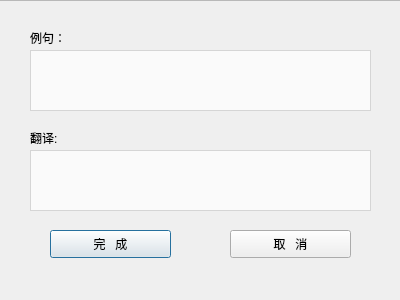
<?xml version="1.0" encoding="UTF-8"?>
<ui version="4.0">
 <class>AddExDlg</class>
 <widget class="QDialog" name="AddExDlg">
  <property name="geometry">
   <rect>
    <x>0</x>
    <y>0</y>
    <width>400</width>
    <height>300</height>
   </rect>
  </property>
  <property name="windowTitle">
   <string>添加例句</string>
  </property>
  <widget class="QTextEdit" name="exEdit">
   <property name="geometry">
    <rect>
     <x>30</x>
     <y>50</y>
     <width>341</width>
     <height>61</height>
    </rect>
   </property>
   <property name="font">
    <font>
     <pointsize>8</pointsize>
    </font>
   </property>
   <property name="styleSheet">
    <string notr="true">background-color: rgba(255, 255, 255, 180);</string>
   </property>
   <property name="html">
    <string>&lt;!DOCTYPE HTML PUBLIC &quot;-//W3C//DTD HTML 4.0//EN&quot; &quot;http://www.w3.org/TR/REC-html40/strict.dtd&quot;&gt;
&lt;html&gt;&lt;head&gt;&lt;meta name=&quot;qrichtext&quot; content=&quot;1&quot; /&gt;&lt;style type=&quot;text/css&quot;&gt;
p, li { white-space: pre-wrap; }
&lt;/style&gt;&lt;/head&gt;&lt;body style=&quot; font-family:'SimSun'; font-size:8pt; font-weight:400; font-style:normal;&quot;&gt;
&lt;p style=&quot;-qt-paragraph-type:empty; margin-top:0px; margin-bottom:0px; margin-left:0px; margin-right:0px; -qt-block-indent:0; text-indent:0px;&quot;&gt;&lt;br /&gt;&lt;/p&gt;&lt;/body&gt;&lt;/html&gt;</string>
   </property>
  </widget>
  <widget class="QTextEdit" name="transEdit">
   <property name="geometry">
    <rect>
     <x>30</x>
     <y>150</y>
     <width>341</width>
     <height>61</height>
    </rect>
   </property>
   <property name="font">
    <font>
     <pointsize>8</pointsize>
    </font>
   </property>
   <property name="styleSheet">
    <string notr="true">background-color: rgba(255, 255, 255, 180);</string>
   </property>
  </widget>
  <widget class="QLabel" name="label">
   <property name="geometry">
    <rect>
     <x>30</x>
     <y>30</y>
     <width>72</width>
     <height>15</height>
    </rect>
   </property>
   <property name="text">
    <string>例句：</string>
   </property>
  </widget>
  <widget class="QLabel" name="label_2">
   <property name="geometry">
    <rect>
     <x>30</x>
     <y>130</y>
     <width>72</width>
     <height>15</height>
    </rect>
   </property>
   <property name="text">
    <string>翻译:</string>
   </property>
  </widget>
  <widget class="QPushButton" name="confirmBtn">
   <property name="geometry">
    <rect>
     <x>50</x>
     <y>230</y>
     <width>121</width>
     <height>28</height>
    </rect>
   </property>
   <property name="styleSheet">
    <string notr="true">border-image: url(:/image/buttons/2-0btn_19.png);</string>
   </property>
   <property name="text">
    <string>完   成</string>
   </property>
  </widget>
  <widget class="QPushButton" name="exitBtn">
   <property name="geometry">
    <rect>
     <x>230</x>
     <y>230</y>
     <width>121</width>
     <height>28</height>
    </rect>
   </property>
   <property name="styleSheet">
    <string notr="true">border-image: url(:/image/buttons/2-0btn_19.png);</string>
   </property>
   <property name="text">
    <string>取   消</string>
   </property>
  </widget>
  <widget class="QFrame" name="frame">
   <property name="geometry">
    <rect>
     <x>-60</x>
     <y>0</y>
     <width>511</width>
     <height>301</height>
    </rect>
   </property>
   <property name="styleSheet">
    <string notr="true">border-image: url(:/image/img/addex.jpg);</string>
   </property>
   <property name="frameShape">
    <enum>QFrame::StyledPanel</enum>
   </property>
   <property name="frameShadow">
    <enum>QFrame::Raised</enum>
   </property>
  </widget>
  <zorder>frame</zorder>
  <zorder>exEdit</zorder>
  <zorder>transEdit</zorder>
  <zorder>label</zorder>
  <zorder>label_2</zorder>
  <zorder>confirmBtn</zorder>
  <zorder>exitBtn</zorder>
 </widget>
 <resources/>
 <connections>
  <connection>
   <sender>exitBtn</sender>
   <signal>clicked()</signal>
   <receiver>AddExDlg</receiver>
   <slot>close()</slot>
   <hints>
    <hint type="sourcelabel">
     <x>327</x>
     <y>244</y>
    </hint>
    <hint type="destinationlabel">
     <x>369</x>
     <y>237</y>
    </hint>
   </hints>
  </connection>
 </connections>
</ui>
